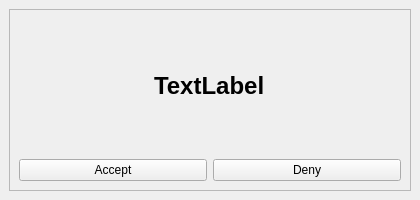
<?xml version="1.0" encoding="UTF-8"?>
<ui version="4.0">
 <class>MainWindow</class>
 <widget class="QMainWindow" name="MainWindow">
  <property name="geometry">
   <rect>
    <x>0</x>
    <y>0</y>
    <width>420</width>
    <height>200</height>
   </rect>
  </property>
  <property name="minimumSize">
   <size>
    <width>420</width>
    <height>200</height>
   </size>
  </property>
  <property name="maximumSize">
   <size>
    <width>420</width>
    <height>200</height>
   </size>
  </property>
  <property name="windowTitle">
   <string>MainWindow</string>
  </property>
  <widget class="QWidget" name="centralwidget">
   <layout class="QHBoxLayout" name="horizontalLayout">
    <item>
     <widget class="QFrame" name="frame">
      <property name="frameShape">
       <enum>QFrame::StyledPanel</enum>
      </property>
      <property name="frameShadow">
       <enum>QFrame::Raised</enum>
      </property>
      <layout class="QGridLayout" name="gridLayout">
       <item row="1" column="1">
        <widget class="QPushButton" name="_btn_deny">
         <property name="text">
          <string>Deny</string>
         </property>
        </widget>
       </item>
       <item row="1" column="0">
        <widget class="QPushButton" name="_btn_accept">
         <property name="text">
          <string>Accept</string>
         </property>
        </widget>
       </item>
       <item row="0" column="0" colspan="2" alignment="Qt::AlignHCenter|Qt::AlignVCenter">
        <widget class="QLabel" name="label">
         <property name="font">
          <font>
           <pointsize>18</pointsize>
           <weight>75</weight>
           <bold>true</bold>
          </font>
         </property>
         <property name="text">
          <string>TextLabel</string>
         </property>
        </widget>
       </item>
      </layout>
     </widget>
    </item>
   </layout>
  </widget>
 </widget>
 <resources/>
 <connections/>
</ui>
